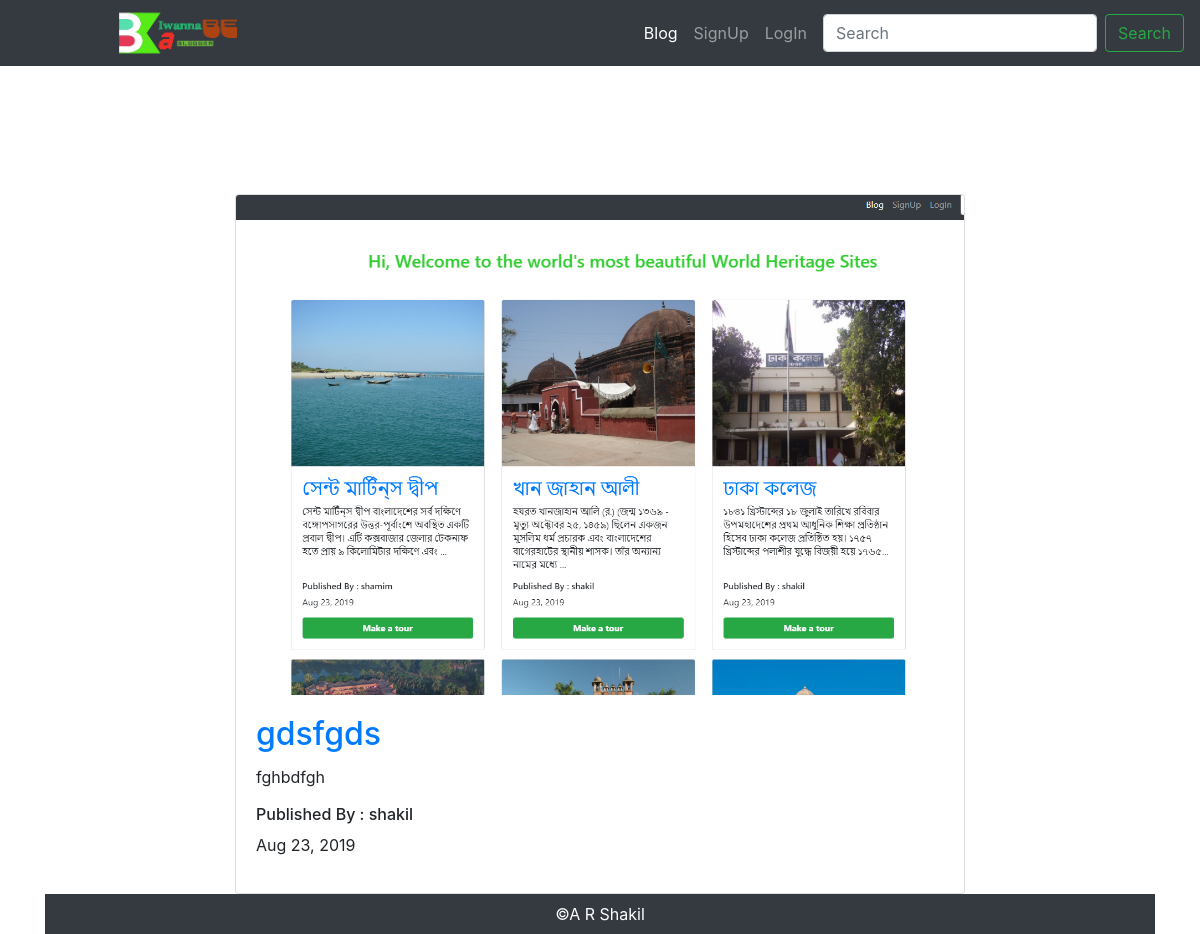
Screenshot of /blog/detail/21/ with the database file from the repository.
### blog/models.py (models this page shows, shortened)
class Blog(models.Model):
    image = models.ImageField(upload_to='picture/')
    title = models.CharField(max_length=300)
    description = models.TextField()
    author = models.ForeignKey(User, on_delete=models.CASCADE)
    pub_date = models.DateTimeField(auto_now_add=True)
    def pub_date_pretty(self):
        return self.pub_date.strftime('%b %e, %Y')
    def image_tag(self):
        return format_html('<img src="/media/%s" width="100"/>'%self.image)
    image_tag.short_description = 'Image'
    class Meta:
        db_table ='Blog_Post'
        ordering = ["-id"]
        verbose_name = "Blog"
        verbose_name_plural = "Blogs"

### blog/views.py (the view)
# urls.py: path('detail/<int:id>/', views.detail, name='detail'),
def detail(request,id):
    context = {
        'blog':get_object_or_404(Blog,pk=id)
    }
    return render(request,"blog/blog_detail.html",context)

### blog/templates/blog/blog_detail.html (shortened to what this page needs)
{% extends 'base.html' %}
{% load static %}
{% block content %}
<div class="row">
    <div class="col-8 offset-2">
       <div class="card">
        <img class="card-img-top" src="{{ blog.image.url }}" alt="Card image cap"
             style="height:500px;object-fit:cover;">
        <div class="card-body">
            <a href="{% url 'blog:detail' blog.id %}"><h2 class="card-title">{{blog.title|truncatechars:15}}</h2>
            </a>
            <p class="card-text">{{blog.description}}</p>
            <h6>Published By : {{blog.author.username}}</h6>
            <p>{{blog.pub_date_pretty}}</p>
        </div>
    </div>
    </div>
</div>
{% endblock %}

### rows the page displays
Blog: image (picture), title "gdsfgds", description "fghbdfgh", author.username "shakil", pub_date_pretty "Aug 23, 2019"
